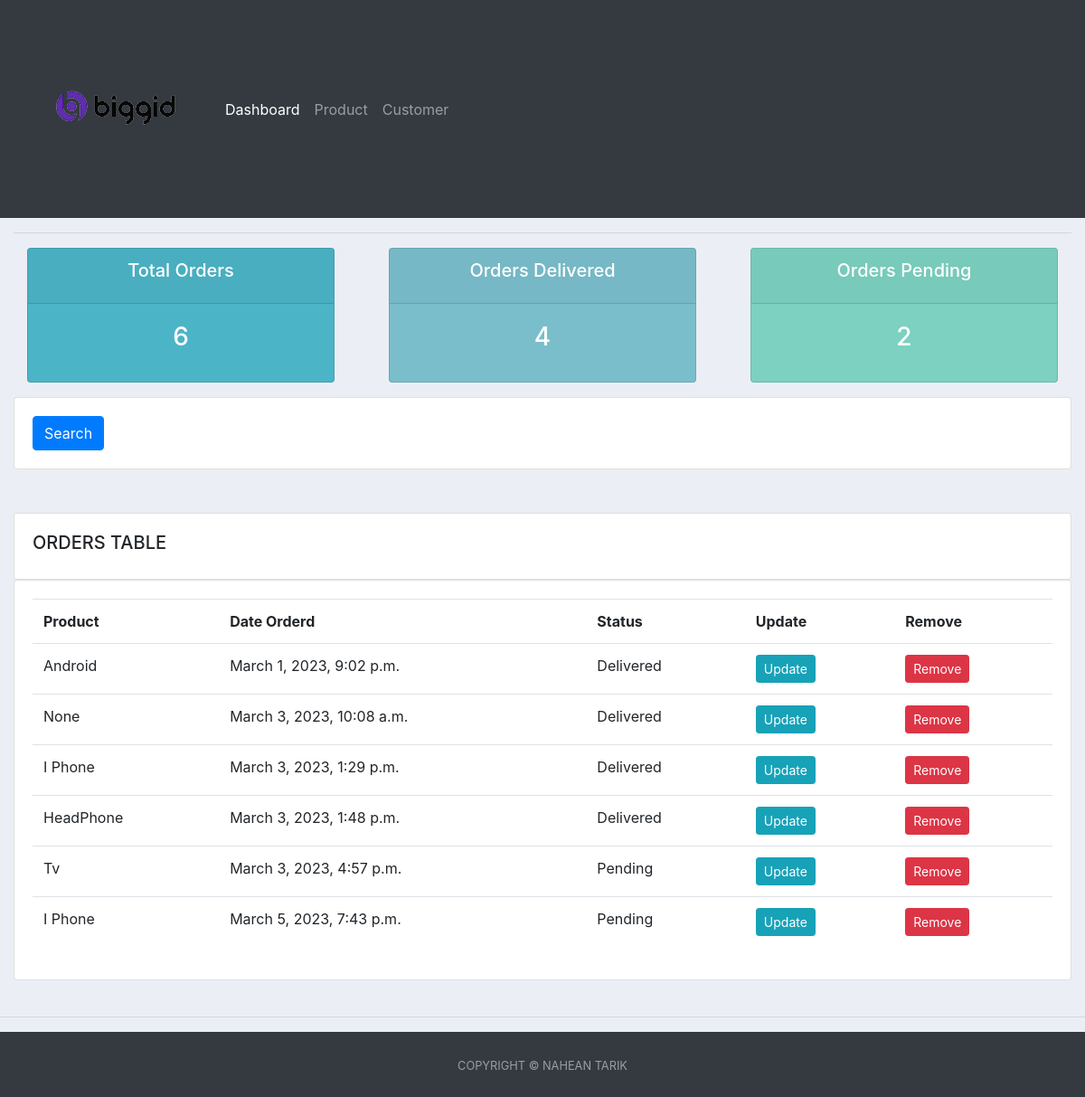
Before: / with the older database file.
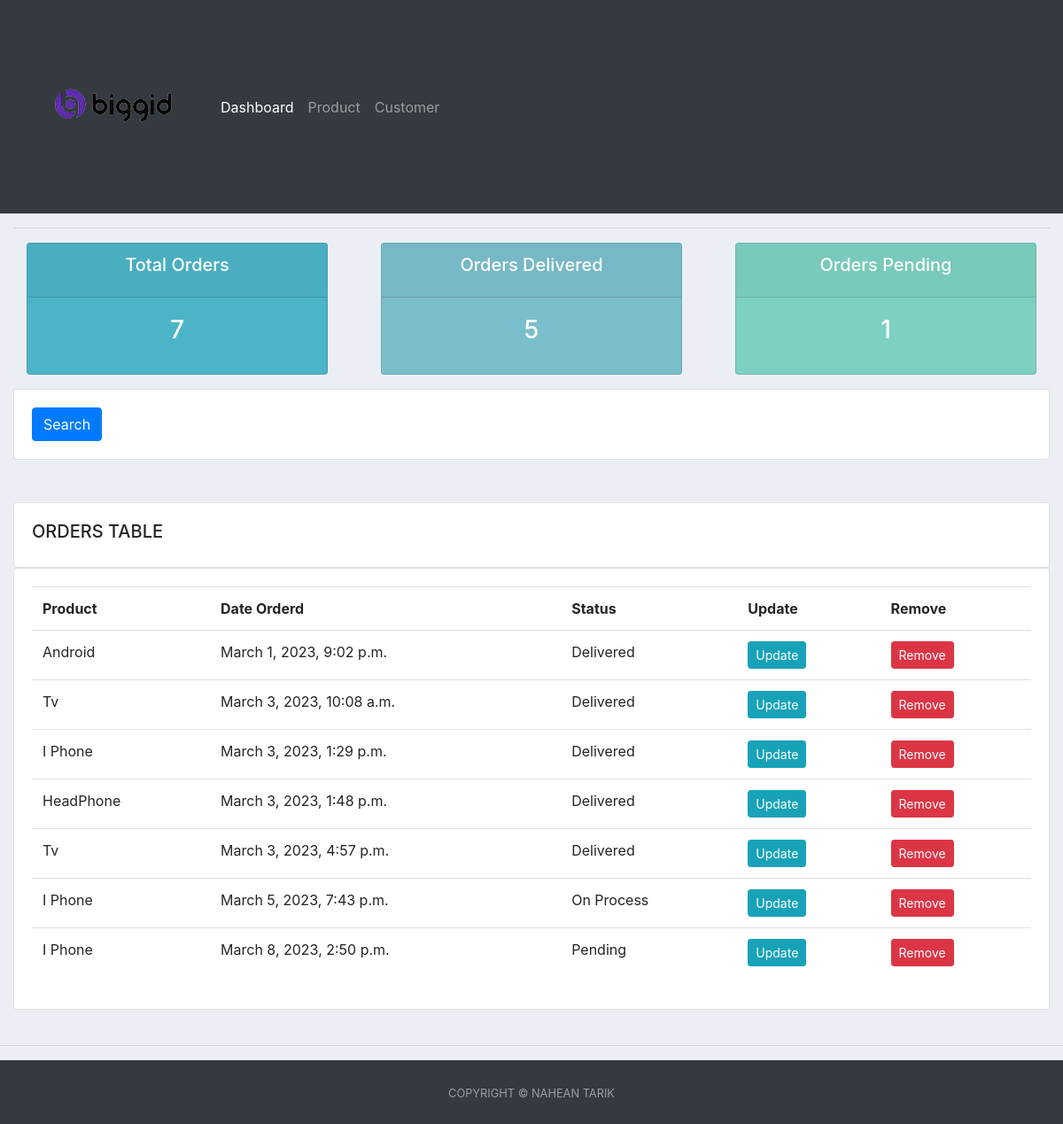
After: the same page with the newer database file.
### accounts/models.py (models this page shows, shortened)
class Order(models.Model):
    STATUS = (
        ('Pending', 'Pending'),
        ('On Process', 'On Process'),
        ('Delivered', 'Delivered'),
    )
    customer = models.ForeignKey(
        Customer, null=True, on_delete=models.SET_NULL)
    product = models.ForeignKey(Product, null=True, on_delete=models.SET_NULL)
    date_created = models.DateTimeField(auto_now_add=True, null=True)
    status = models.CharField(max_length=200, null=True, choices=STATUS)

class Product(models.Model):
    CATEGORY = (
        ('Food', 'Food'),
        ('Outdoor Item', 'Outdoor Item'),
        ('Gadget', 'Gadget'),
    )
    name = models.CharField(max_length=200, null=True)
    price = models.FloatField(null=True)
    category = models.CharField(max_length=200, null=True, choices=CATEGORY)
    Description = models.CharField(max_length=200, null=True, blank=True)
    date_created = models.DateTimeField(auto_now_add=True, null=True)
    tags = models.ManyToManyField(Tag)
    def __str__(self):
        return self.name

### accounts/views.py (the view)
# urls.py: path('', views.home, name='home'),
def home(request):
    customers = Customer.objects.all()
    orders = Order.objects.all()
    total_orders = orders.count()
    total_customers = customers.count()
    delivered = orders.filter(status='Delivered').count()
    pending = orders.filter(status='Pending').count()
    context = {'orders': orders,
               'total_orders': total_orders, 'total_customers': total_customers, 'delivered': delivered, 'pending': pending}
    return render(request, 'accounts/dashboard.html', context)

### accounts/templates/accounts/dashboard.html (shortened to what this page needs)
{% extends 'accounts/main.html' %} {% block content %}
{% include 'accounts/status.html' %}
<div class="row">
  <div class="col">
    <div class="card card-body">
      <form method="get">
        <button class="btn btn-primary" type="submit">Search</button>
      </form>
    </div>
  </div>
</div>
<br />
<class class="container-fluid">
  <br />
  <class class="row">
    <div class="col-md">
      <div class="card card-body">
        <h5>ORDERS TABLE</h5>
      </div>
      <div class="card card-body">
        <table class="table">
          <tr>
            <th>Product</th>
            <th>Date Orderd</th>
            <th>Status</th>
            <th>Update</th>
            <th>Remove</th>
          </tr>
          {% for i in orders %}
          <tr>
            <td>{{i.product}}</td>
            <td>{{i.date_created}}</td>
            <td>{{i.status}}</td>
            <td>
              <a
                class="btn btn-sm btn-info"
                href="{% url 'update_order' i.id %}"
                >Update</a
              >
            </td>
            <td>
              <a
                class="btn btn-sm btn-danger"
                href="{% url 'delete_order' i.id %}"
                >Remove</a
              >
            </td>
          </tr>
          {% endfor %}
        </table>
      </div>
    </div>
    </class>
    </class>
  </div>
    {% endblock %}

### accounts/templates/accounts/main.html (shortened to what this page needs)
{% load static %}
<!DOCTYPE html>
<html lang="en">
  <head>
    <link
      rel="stylesheet"
      href="https://cdn.jsdelivr.net/npm/bootstrap@4.4.1/dist/css/bootstrap.min.css"
    />
  </head>
  <body>
    {% include 'accounts/navbar.html' %}
    <div class="container-fluid">
    <hr />
    {% block content %} {% endblock %}
    <hr />
    {% include 'accounts/footer.html' %}
  </body>
</html>

### accounts/templates/accounts/navbar.html (shortened to what this page needs)
{% load static %}
<nav class="navbar navbar-expand-lg navbar-dark bg-dark">
  <img src="{% static '/static/image/im1.png' %}">
    <div class="collapse navbar-collapse" id="navbarNav">
      <ul class="navbar-nav">
        <li class="nav-item active">
          <a class="nav-link" href="{% url 'home' %}">Dashboard <span class="sr-only">(current)</span></a>
        </li>
        <li class="nav-item">
          <a class="nav-link" href="{% url 'product' %}">Product</a>
        </li>
      <li class="nav-item">
        <a class="nav-link" href="{% url 'customer_page' %}">Customer</a>
      </li>
    </div>
  </nav>

### accounts/templates/accounts/status.html
<div class="row">
  <div class="col">
    <div class="col-md">
      <div class="card text-center text-white mb-3" id="total-orders">
        <div class="card-header">
          <h5 class="card-title">Total Orders</h5>
        </div>
        <div class="card-body">
          <h3 class="card-title">{{total_orders}}</h3>
        </div>
      </div>
    </div>
  </div>
  <div class="col">
    <div class="col-md">
      <div class="card text-center text-white mb-3" id="orders-delivered">
        <div class="card-header">
          <h5 class="card-title">Orders Delivered</h5>
        </div>
        <div class="card-body">
          <h3 class="card-title">{{delivered}}</h3>
        </div>
      </div>
    </div>
  </div>
  <div class="col">
    <div class="col-md">
      <div class="card text-center text-white mb-3" id="orders-pending">
        <div class="card-header">
          <h5 class="card-title">Orders Pending</h5>
        </div>
        <div class="card-body">
          <h3 class="card-title">{{pending}}</h3>
        </div>
      </div>
    </div>
  </div>
</div>

### accounts/templates/accounts/footer.html
<footer
  id="sticky-footer"
  class="flex-shrink-0 py-4 bg-dark text-white-50 footer-expand-lg"
>
  <div class="container text-center">
    <small>COPYRIGHT &copy; NAHEAN TARIK </small>
  </div>
</footer>

### accounts/templates/accounts/main.html (style rules this page uses)
body { background-color: #ebeff5; }
#total-orders { background-color: #4cb4c7; }
#orders-delivered { background-color: #7abecc; }
#orders-pending { background-color: #7cd1c0; }

Changed rows visible on the page:
changed Order "March 3, 2023, 10:08 a.m.": product "None" → "Tv"
changed Order "March 3, 2023, 4:57 p.m.": status "Pending" → "Delivered"
changed Order: status "Pending" → "On Process"
added Order: product "I Phone", date_created "March 8, 2023, 2:50 p.m.", status "Pending"
Other visible differences:
{{ total_orders }}: "6" → "7"
{{ delivered }}: "4" → "5"
{{ pending }}: "2" → "1"
